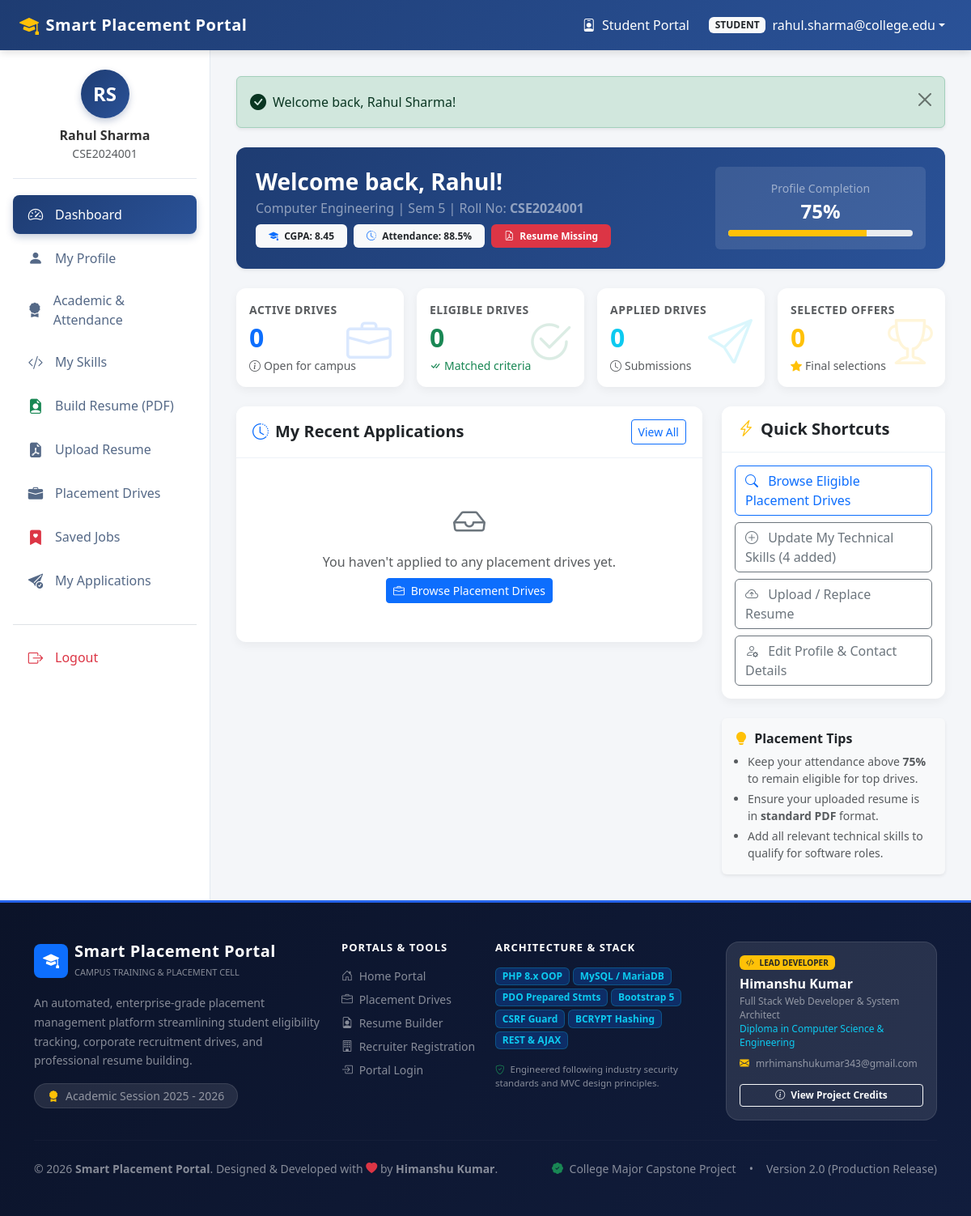
The page /student/dashboard.php (signed in) on the database its author committed.
### tables this page shows
CREATE TABLE `students` (
  `id` int(11) NOT NULL AUTO_INCREMENT,
  `user_id` int(11) NOT NULL,
  `enrollment_no` varchar(30) NOT NULL,
  `first_name` varchar(50) NOT NULL,
  `last_name` varchar(50) NOT NULL,
  `phone` varchar(15) DEFAULT NULL,
  `department` varchar(50) NOT NULL DEFAULT 'Computer Engineering',
  `semester` int(11) NOT NULL DEFAULT 5,
  `gender` enum('Male','Female','Other') DEFAULT NULL,
  `dob` date DEFAULT NULL,
  `address` text DEFAULT NULL,
  `resume_path` varchar(255) DEFAULT NULL,
  `created_at` timestamp NOT NULL DEFAULT current_timestamp(),
  PRIMARY KEY (`id`),
  UNIQUE KEY `user_id` (`user_id`),
  UNIQUE KEY `enrollment_no` (`enrollment_no`),
  CONSTRAINT `fk_students_user` FOREIGN KEY (`user_id`) REFERENCES `users` (`id`) ON DELETE CASCADE ON UPDATE CASCADE
);

CREATE TABLE `academic_records` (
  `id` int(11) NOT NULL AUTO_INCREMENT,
  `student_id` int(11) NOT NULL,
  `tenth_percentage` decimal(5,2) DEFAULT 0.00,
  `twelfth_percentage` decimal(5,2) DEFAULT 0.00,
  `cgpa` decimal(4,2) NOT NULL DEFAULT 0.00,
  `active_backlogs` int(11) NOT NULL DEFAULT 0,
  `attendance_percentage` decimal(5,2) NOT NULL DEFAULT 0.00,
  `updated_at` timestamp NOT NULL DEFAULT current_timestamp() ON UPDATE current_timestamp(),
  PRIMARY KEY (`id`),
  UNIQUE KEY `student_id` (`student_id`),
  CONSTRAINT `fk_academic_student` FOREIGN KEY (`student_id`) REFERENCES `students` (`id`) ON DELETE CASCADE ON UPDATE CASCADE
);

### student/dashboard.php (the view, shortened to what the rows shown need)
<?php
require_once __DIR__ . '/../config/database.php';
require_once __DIR__ . '/../config/functions.php';
$student = getCurrentStudent($pdo);
require_once __DIR__ . '/../includes/header.php';
?>
<div class="dashboard-container">
    <?php require_once __DIR__ . '/../includes/sidebar_student.php'; ?>
    <main class="portal-content">
        <div class="container-fluid p-0">
            <div class="card card-portal bg-primary text-white mb-4 border-0 shadow-sm" style="background: linear-gradient(135deg, #1e3c72 0%, #2a5298 100%);">
                <div class="card-body p-4">
                    <div class="row align-items-center">
                        <div class="col-md-8">
                            <h3 class="fw-bold mb-1">Welcome back, <?= e($student['first_name']) ?>!</h3>
                            <p class="mb-2 text-white-50">
                                <?= e($student['department']) ?> | Sem <?= e($student['semester']) ?> | Roll No: <strong><?= e($student['enrollment_no']) ?></strong>
                            </p>
                            <div class="d-flex flex-wrap gap-2 mt-2">
                                <span class="badge bg-light text-dark px-3 py-2">
                                    <i class="bi bi-mortarboard-fill text-primary me-1"></i> CGPA: <strong><?= number_format((float)($student['cgpa'] ?? 0), 2) ?></strong>
                                </span>
                                <span class="badge bg-light text-dark px-3 py-2">
                                    <i class="bi bi-clock-history text-primary me-1"></i> Attendance: <strong><?= number_format((float)($student['attendance_percentage'] ?? 0), 1) ?>%</strong>
                                </span>
                                <span class="badge <?= empty($student['resume_path']) ? 'bg-danger text-white' : 'bg-success text-white' ?> px-3 py-2">
                                </span>
                            </div>
                        </div>
                    </div>
                </div>
            </div>
        </div>
    </main>
</div>
<?php require_once __DIR__ . '/../includes/footer.php'; ?>

### includes/sidebar_student.php (shortened to what the rows shown need)
<?php
$studentInfo = getCurrentStudent($pdo);
$displayName = $studentInfo ? ($studentInfo['first_name'] . ' ' . $studentInfo['last_name']) : 'Student';
$initials = $studentInfo ? strtoupper(substr($studentInfo['first_name'], 0, 1) . substr($studentInfo['last_name'], 0, 1)) : 'ST';
?>
<aside class="portal-sidebar">
    <div class="sidebar-profile">
        <div class="avatar-circle">
            <?= e($initials) ?>
        </div>
        <h6 class="mb-0 fw-bold"><?= e($displayName) ?></h6>
        <small class="text-muted"><?= e($studentInfo['enrollment_no'] ?? 'Student Portal') ?></small>
    </div>
</aside>

### rows shown on the page
students: initials "RS", displayName "Rahul Sharma", enrollment_no "CSE2024001", first_name "Rahul", department "Computer Engineering", semester "5", academic_records.cgpa "8.45", academic_records.attendance_percentage "88.5"

### other values the page prints
$_SESSION['role'] "STUDENT"
$_SESSION['email'] "rahul.sharma@college.edu"
$message "Welcome back, Rahul Sharma!"
$completionScore "75"
$activeDrivesCount "0"
$eligibleDrivesCount "0"
$appliedCount "0"
$selectedCount "0"
$skillCount "4"
APP_NAME "Smart Placement Portal"
